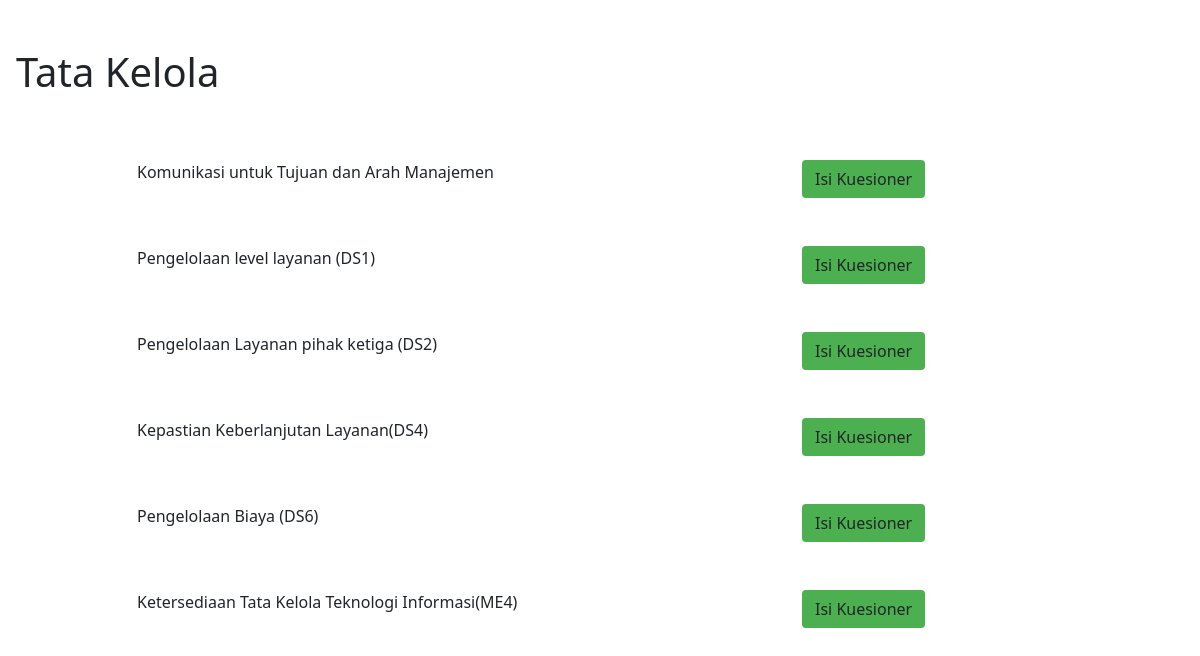
Screenshot of /daftar_kuisioner/tata-kelola with the database file from the repository.
### tables this page shows
CREATE TABLE `sub_kategori` (
  `id` int(11) NOT NULL,
  `id_kategori` int(11) NOT NULL,
  `nama` varchar(255) NOT NULL
);

### application/controllers/Frontend.php (called while the page is built, shortened)
<?php
class Frontend extends CI_Controller {
    function __construct() {
		$this->load->model('Dashboard_model');
	}
   public function daftar_kuisioner($slug)
   {
     $get_kuisioner = $this->db->get_where('kategori',['slug'=>$slug])->row();
     if($get_kuisioner == null)
        {
            echo "Tidak ada";
        }else{
            $data['slug'] = $get_kuisioner->nama;
            $data['kuisioner'] = $this->Dashboard_model->ambil_where('sub_kategori','id_kategori',$get_kuisioner->id);
			$this->load->view('frontend/daftar_kuisioner',$data);
        }
   }
}

### index.php (called while the page is built, shortened)
<?php
require_once BASEPATH.'core/CodeIgniter.php';

### application/models/Dashboard_model.php (called while the page is built, shortened)
<?php
class Dashboard_model extends CI_Model {
	function ambil_where($table,$field,$id)
	{
		$this->db->select('*');
		$this->db->from($table);
		$this->db->where($field, $id);
		$this->db->order_by('id','ASC');
		return $this->db->get()->result();
	}
}
?>

### application/views/frontend/daftar_kuisioner.php (the view, shortened to what this page needs)
<!DOCTYPE html>
<html lang="en">
<head>
	<link href="https://cdn.jsdelivr.net/npm/bootstrap@5.0.0-beta3/dist/css/bootstrap.min.css" rel="stylesheet" />
</head>
<body>
	<h1 class="mt-5 ms-3"><?= $slug;?></h1>
	<div class="container">
		<div class="row justify-content-center">
            <?php foreach($kuisioner as $get) { ?>
			<div class="col-7 mt-5"><?= $get->nama;?></div>
			<div class="col-3 mt-5">
				<a class="btn" style="background-color: #4CAF50;" href="<?= base_url('kuisioner/'.$get->id);?>" role="button">Isi Kuesioner</a>
			</div>
            <?php } ?>
		</div>
	</div>
</body>
</html>

### rows the page displays
sub_kategori: nama "Komunikasi untuk Tujuan dan Arah Manajemen"
sub_kategori: nama "Pengelolaan level layanan (DS1)"
sub_kategori: nama "Pengelolaan Layanan pihak ketiga (DS2)"
sub_kategori: nama "Kepastian Keberlanjutan Layanan(DS4)"
sub_kategori: nama "Pengelolaan Biaya (DS6)"
sub_kategori: nama "Ketersediaan Tata Kelola Teknologi Informasi(ME4)"

### other values shown
$slug "Tata Kelola"
